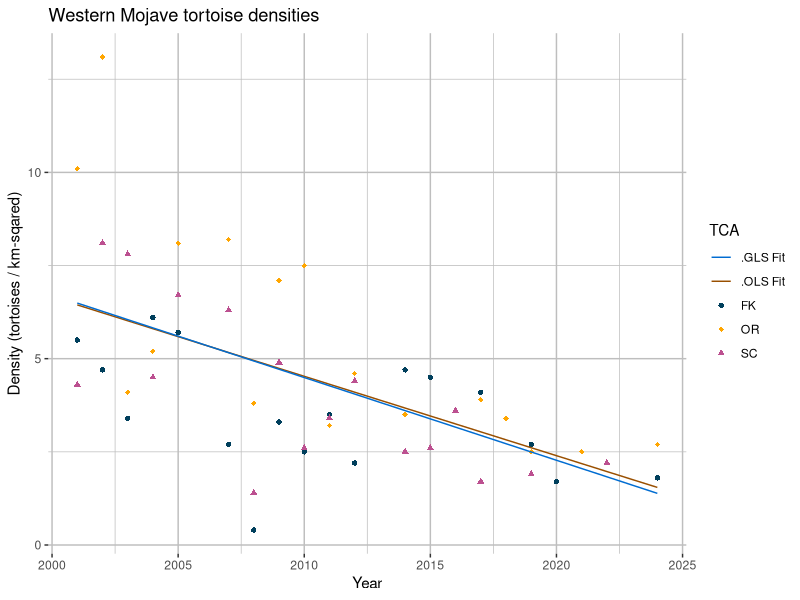
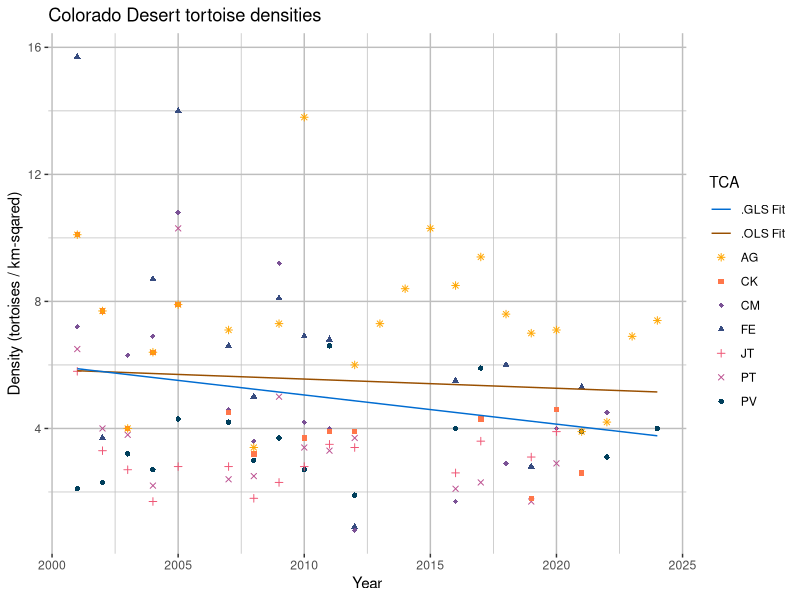
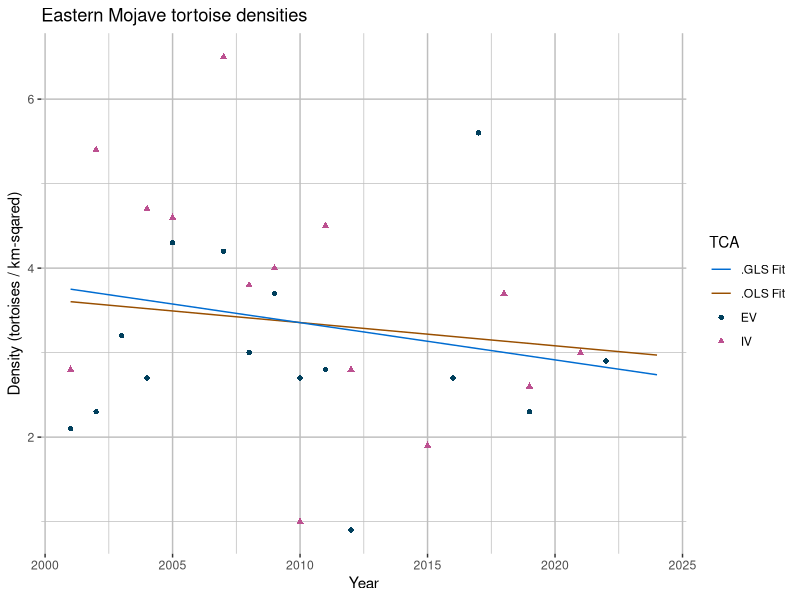
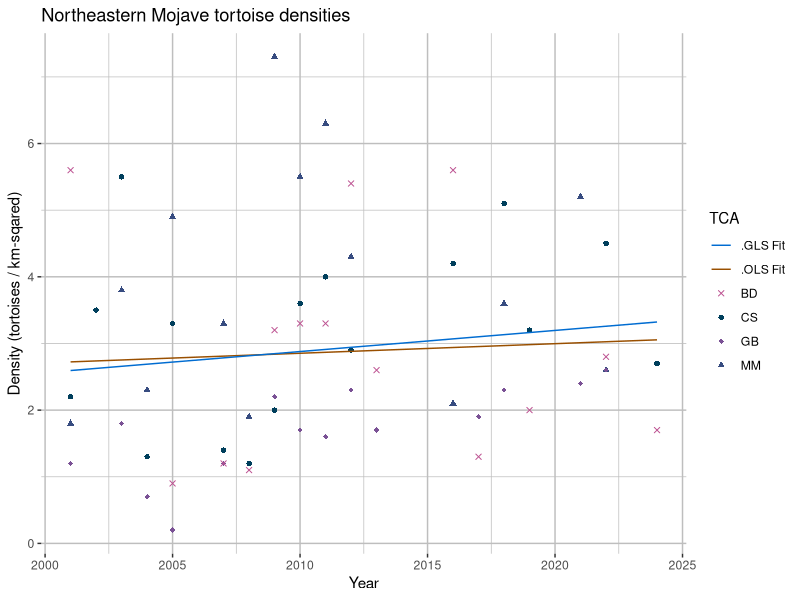

Source code (R) for these figures, in order:
library(dplyr)
library(ggplot2)
library(nlme)

# Import tortoise data
df <- read.csv("./data/tortoise_densities.csv")
years <- df$year - 2000

# Log-transform densities
# df[2:dim(df)[2]] <- lapply(df[2:dim(df)[2]], log)

# Define RUs and TCAs, for my own reference
western_mojave <- c("FK", "SC", "OR")
colorado_desert <- c("PV", "FE", "CM", "PT", "JT", "CK", "AG")
eastern_mojave <- c("EV", "IV")
northeastern_mojave <- c("CS", "MM", "GB", "BD")

## Western Mojave

# Average densities
y_wm <- rowMeans(data.frame(df$FK, df$SC, df$OR), na.rm = TRUE)
ols_wm <- lm(y_wm ~ df$year)

# Isolate OLS fit
b_wm <- ols_wm$coefficients[1]
m_wm <- ols_wm$coefficients[2]
ols_wm_res <- data.frame(year = df$year, y = df$year * m_wm + b_wm)

# Create GLS dataframe
df_wm <- data.frame(
  y = df$FK,
  time = df$year - 2000,
  stratum = 1
) |> rbind(data.frame(
  y = df$SC,
  time = df$year - 2000,
  stratum = 2
)) |> rbind(data.frame(
  y = df$OR,
  time = df$year - 2000,
  stratum = 3
)) |> 
  group_by(time) |>
  arrange(.by_group = TRUE)

# Fit model
gls_wm <- gls(y ~ time + stratum + time * stratum,
              data = df_wm, na.action = na.omit)

# Extract OLS fit
gls_wm_res <- data.frame(
  year = df$year,
  y = gls_wm$coefficients[1] +
      gls_wm$coefficients[2] * years +
      gls_wm$coefficients[3] * (1 + 2 + 3) / 3 + # Population-averaged stratum effect
      gls_wm$coefficients[4] * (1 + 2 + 3) / 3 * years # Population-averaged stratum x time effect
)

# Plot fits
wm_fit_colors <- c("FK" = "#003f5c", "SC" = "#bc5090", "OR" = "#ffa600", ".OLS Fit" = "#994F00",
                   ".GLS Fit" = "#006CD1")
wm_fit_plot <- ggplot(df, aes(x = year)) +
  geom_point(aes(y = FK, color = "FK"), shape = 16) +
  geom_point(aes(y = SC, color = "SC"), shape = 17) +
  geom_point(aes(y = OR, color = "OR"), shape = 18) +
  geom_line(aes(y = y, color = ".OLS Fit"), data = ols_wm_res) +
  geom_line(aes(y = y, color = ".GLS Fit"), data = gls_wm_res) +
  scale_color_manual(values = wm_fit_colors, name  = "TCA") +
  theme(panel.background = element_rect(fill = "white"),
        panel.grid.major = element_line(color = "grey"),
        panel.grid.minor = element_line(color = "grey")) +
  xlab("Year") +
  ylab("Density (tortoises / km-sqared)") + 
  ggtitle("Western Mojave tortoise densities")
ggsave("./plots/tortoiseDensities/western_mojave_fit_nolog.png", wm_fit_plot)

## Colorado Desert

# Average densities
y_cd <- rowMeans(data.frame(df$PV, df$FE, df$CM, df$PT, df$JT, df$CK, df$AG), na.rm = TRUE)
ols_cd <- lm(y_cd ~ df$year)

# Isolate OLS fit
b_cd <- ols_cd$coefficients[1]
m_cd <- ols_cd$coefficients[2]
ols_cd_res <- data.frame(year = df$year, y = df$year * m_cd + b_cd)

# Create GLS dataframe
df_cd <- data.frame(
  y = df$PV,
  time = df$year - 2000,
  stratum = 1
) |> rbind(data.frame(
  y = df$FE,
  time = df$year - 2000,
  stratum = 2
)) |> rbind(data.frame(
  y = df$CM,
  time = df$year - 2000,
  stratum = 3
)) |> rbind(data.frame(
  y = df$PT,
  time = df$year - 2000,
  stratum = 4
)) |> rbind(data.frame(
  y = df$JT,
  time = df$year - 2000,
  stratum = 5
)) |> rbind(data.frame(
  y = df$CK,
  time = df$year - 2000,
  stratum = 6
)) |> rbind(data.frame(
  y = df$AG,
  time = df$year - 2000,
  stratum = 7
)) |> 
  group_by(time) |>
  arrange(.by_group = TRUE)

# Fit model
gls_cd <- gls(y ~ time + stratum + time * stratum,
              data = df_cd, na.action = na.omit)

# Extract OLS fit
gls_cd_res <- data.frame(
  year = df$year,
  y = gls_cd$coefficients[1] +
      gls_cd$coefficients[2] * years +
      gls_cd$coefficients[3] * (1 + 2 + 3 + 4 + 5 + 6 + 7) / 7 + # Population-averaged stratum effect
      gls_cd$coefficients[4] * (1 + 2 + 3 + 4 + 5 + 6 + 7) / 7 * years # Population-averaged stratum x time effect
)

# Plot fits
cd_fit_colors <- c("PV" = "#003f5c", "FE" = "#374c80", "CM" = "#7a5195", "PT" = "#bc5090", 
                   "JT" = "#ef5675", "CK" = "#ff764a", "AG" = "#ffa600", ".OLS Fit" = "#994F00", 
                   ".GLS Fit" = "#006CD1")
cd_fit_plot <- ggplot(df, aes(x = year)) +
  geom_point(aes(y = PV, color = "PV"), shape = 16) +
  geom_point(aes(y = FE, color = "FE"), shape = 17) +
  geom_point(aes(y = CM, color = "CM"), shape = 18) +
  geom_point(aes(y = PT, color = "PT"), shape = 4) +
  geom_point(aes(y = JT, color = "JT"), shape = 3) +
  geom_point(aes(y = CK, color = "CK"), shape = 15) +
  geom_point(aes(y = AG, color = "AG"), shape = 8) +
  geom_line(aes(y = y, color = ".OLS Fit"), data = ols_cd_res) +
  geom_line(aes(y = y, color = ".GLS Fit"), data = gls_cd_res) +
  scale_color_manual(values = cd_fit_colors, name  = "TCA") +
  theme(panel.background = element_rect(fill = "white"),
        panel.grid.major = element_line(color = "grey"),
        panel.grid.minor = element_line(color = "grey")) +
  xlab("Year") +
  ylab("Density (tortoises / km-sqared)") + 
  ggtitle("Colorado Desert tortoise densities")
ggsave("./plots/tortoiseDensities/colorado_desert_fit_nolog.png", cd_fit_plot)

## Eastern Mojave

# Average densities
y_em <- rowMeans(data.frame(df$EV, df$IV), na.rm = TRUE)
ols_em <- lm(y_em ~ df$year)

# Isolate OLS fit
b_em <- ols_em$coefficients[1]
m_em <- ols_em$coefficients[2]
ols_em_res <- data.frame(year = df$year, y = df$year * m_em + b_em)

# Create GLS dataframe
df_em <- data.frame(
  y = df$EV,
  time = df$year - 2000,
  stratum = 1
) |> rbind(data.frame(
  y = df$IV,
  time = df$year - 2000,
  stratum = 2
)) |> 
  group_by(time) |>
  arrange(.by_group = TRUE)

# Fit model
gls_em <- gls(y ~ time + stratum + time * stratum,
              data = df_em, na.action = na.omit)

# Extract OLS fit
gls_em_res <- data.frame(
  year = df$year,
  y = gls_em$coefficients[1] +
      gls_em$coefficients[2] * years +
      gls_em$coefficients[3] * (1 + 2) / 2 + # Population-averaged stratum effect
      gls_em$coefficients[4] * (1 + 2) / 2 * years # Population-averaged stratum x time effect
)

# Plot fits
em_fit_colors <- c("EV" = "#003f5c", "IV" = "#bc5090", ".OLS Fit" = "#994F00", ".GLS Fit" = "#006CD1")
em_fit_plot <- ggplot(df, aes(x = year)) +
  geom_point(aes(y = EV, color = "EV"), shape = 16) +
  geom_point(aes(y = IV, color = "IV"), shape = 17) +
  geom_line(aes(y = y, color = ".OLS Fit"), data = ols_em_res) +
  geom_line(aes(y = y, color = ".GLS Fit"), data = gls_em_res) +
  scale_color_manual(values = em_fit_colors, name  = "TCA") +
  theme(panel.background = element_rect(fill = "white"),
        panel.grid.major = element_line(color = "grey"),
        panel.grid.minor = element_line(color = "grey")) +
  xlab("Year") +
  ylab("Density (tortoises / km-sqared)") + 
  ggtitle("Eastern Mojave tortoise densities")
ggsave("./plots/tortoiseDensities/eastern_mojave_fit_nolog.png", em_fit_plot)

## Northeastern Mojave

# Average densities
y_nm <- rowMeans(data.frame(df$CS, df$MM, df$GB, df$BD), na.rm = TRUE)
ols_nm <- lm(y_nm ~ df$year)

# Isolate OLS fit
b_nm <- ols_nm$coefficients[1]
m_nm <- ols_nm$coefficients[2]
ols_nm_res <- data.frame(year = df$year, y = df$year * m_nm + b_nm)

# Create GLS dataframe
df_nm <- data.frame(
  y = df$CS,
  time = df$year - 2000,
  stratum = 1
) |> rbind(data.frame(
  y = df$MM,
  time = df$year - 2000,
  stratum = 2
)) |> rbind(data.frame(
  y = df$GB,
  time = df$year - 2000,
  stratum = 3
)) |> rbind(data.frame(
  y = df$BD,
  time = df$year - 2000,
  stratum = 4
)) |> 
  group_by(time) |>
  arrange(.by_group = TRUE)

# Fit model
gls_nm <- gls(y ~ time + stratum + time * stratum,
              data = df_nm, na.action = na.omit)

# Extract OLS fit
gls_nm_res <- data.frame(
  year = df$year,
  y = gls_nm$coefficients[1] +
      gls_nm$coefficients[2] * years +
      gls_nm$coefficients[3] * (1 + 2 + 3 + 4) / 4 + # Population-averaged stratum effect
      gls_nm$coefficients[4] * (1 + 2 + 3 + 4) / 4 * years # Population-averaged stratum x time effect
)

# Plot fits
nm_fit_colors <- c("CS" = "#003f5c", "MM" = "#374c80", "GB" = "#7a5195", "BD" = "#bc5090", 
                   ".OLS Fit" = "#994F00", ".GLS Fit" = "#006CD1")
nm_fit_plot <- ggplot(df, aes(x = year)) +
  geom_point(aes(y = CS, color = "CS"), shape = 16) +
  geom_point(aes(y = MM, color = "MM"), shape = 17) +
  geom_point(aes(y = GB, color = "GB"), shape = 18) +
  geom_point(aes(y = BD, color = "BD"), shape = 4) +
  geom_line(aes(y = y, color = ".OLS Fit"), data = ols_nm_res) +
  geom_line(aes(y = y, color = ".GLS Fit"), data = gls_nm_res) +
  scale_color_manual(values = nm_fit_colors, name  = "TCA") +
  theme(panel.background = element_rect(fill = "white"),
        panel.grid.major = element_line(color = "grey"),
        panel.grid.minor = element_line(color = "grey")) +
  xlab("Year") +
  ylab("Density (tortoises / km-sqared)") + 
  ggtitle("Northeastern Mojave tortoise densities")
ggsave("./plots/tortoiseDensities/northeastern_mojave_fit_nolog.png", nm_fit_plot)

# Clean up
rm(list=setdiff(ls(), "df"))
